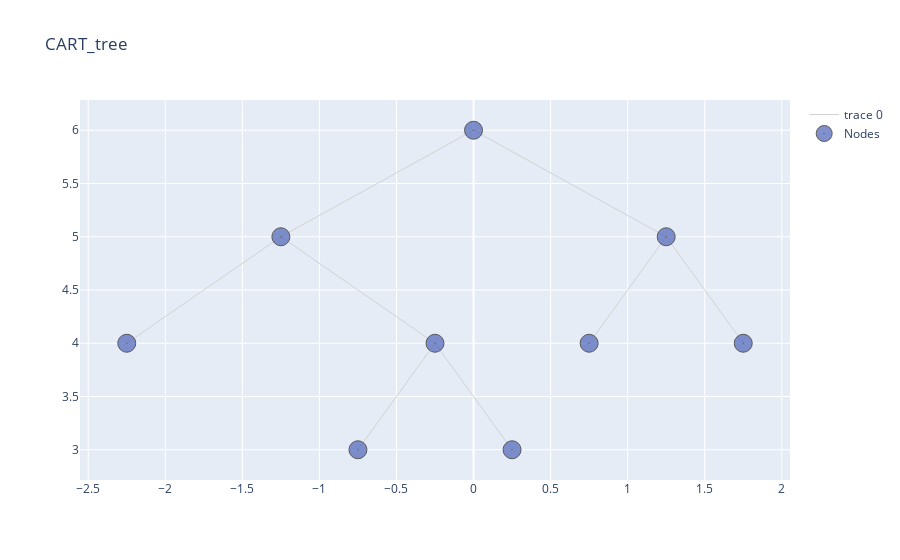

Notebook source saved alongside this figure:
### Code cell
cart.print_tree(table = False, html = False, merge_leaves = True)

### Figure 1 — Plotly figure (JSON) as saved in the notebook; plotly's stock layout.template omitted (floating-point values rounded to 4 significant figures)
{"data": [{"hoverinfo": "none", "line": {"color": "rgb(210,210,210)", "width": 1}, "mode": "lines", "type": "scatter", "x": [0, -1.25, null, 0, 1.25, null, -1.25, -2.25, null, -1.25, -0.25, null, 1.25, 0.75, null, 1.25, 1.75, null, -0.25, -0.75, null, -0.25, 0.25, null], "y": [6, 5, null, 6, 5, null, 5, 4, null, 5, 4, null, 5, 4, null, 5, 4, null, 4, 3, null, 4, 3, null]}, {"hoverinfo": "text", "marker": {"color": "#6175c1", "line": {"color": "rgb(50,50,50)", "width": 1}, "size": 18, "symbol": "circle-dot"}, "mode": "markers", "name": "Nodes", "opacity": 0.8, "text": ["n10, Class: NO, gini : 0.0, Samples : 5", "n6, Class: YES, gini : 0.4, Samples : 33", "n7, Class: NO, gini : 0.36, Samples : 194", "n1, ShelveLoc in (b'Bad', b'Medium'), Class:NO, gini : 0.48, Samples: 280", "n2, Price>121.0, Class:YES, gini : 0.33, Samples: 53", "n4, Class: YES, gini : 0.07, Samples : 27", "n5, Income>36.0, Class:YES, gini : 0.47, Samples: 26", "n11, Class: YES, gini : 0.36, Samples : 21", "n3, Price>92.5, Class:NO, gini : 0.42, Samples: 227"], "type": "scatter", "x": [-0.75, 0.75, 1.75, 0, -1.25, -2.25, -0.25, 0.25, 1.25], "y": [3, 4, 4, 6, 5, 4, 4, 3, 5]}], "layout": {"title": {"text": "CART_tree"}}}
